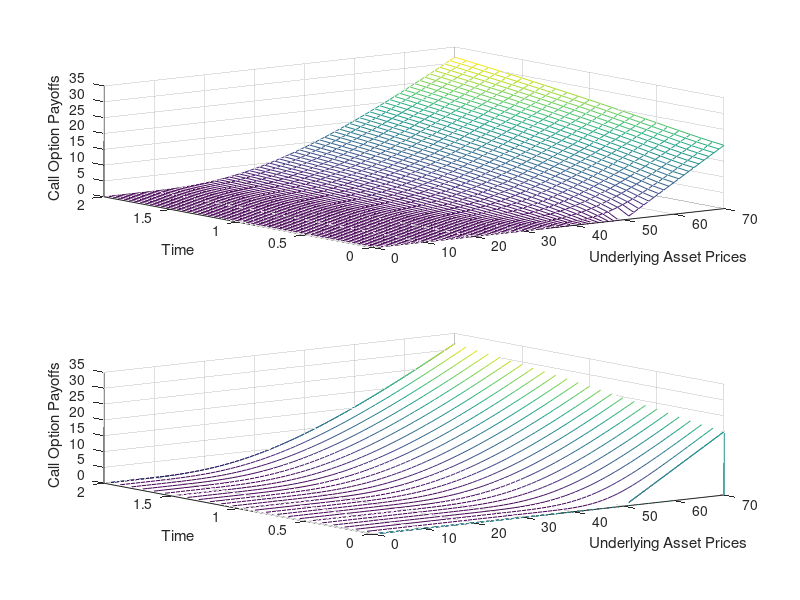

Reproduce this figure in MATLAB.
%BSM_3d_demo 
clear
close
S0=1:1:70;
T=2:-1/12:0;
K=50;
r=0.1;
Sigma =0.4;
q=0;

for i=1:length(T)
  for j=1:length(S0)
    [C(i,j,:),P]=blsprice(S0(j),K,r,T(i),Sigma,q);
  end
end

subplot(2,1,1)
mesh(S0,T,C)
ylabel('Time')
xlabel('Underlying Asset Prices')
zlabel('Call Option Payoffs')

subplot(2,1,2)
waterfall(S0,T,C)
ylabel('Time')
xlabel('Underlying Asset Prices')
zlabel('Call Option Payoffs')
